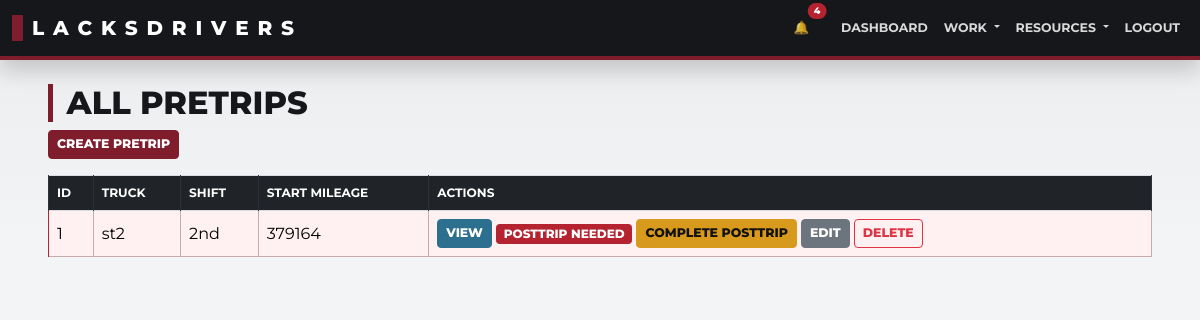
Page /list_pretrips (signed in) on the committed database.
### app/models/trip.py (models this page shows)
class PreTrip(db.Model):
    __tablename__ = "pretrip"
    id = db.Column(db.Integer, primary_key=True)
    user_id = db.Column(db.Integer, db.ForeignKey("user.id"), nullable=False)
    truck_number = db.Column(db.String(50))
    trailer_number = db.Column(db.String(50))
    pretrip_date = db.Column(db.Date, default=date.today)
    shift = db.Column(db.String(10))
    start_mileage = db.Column(db.Integer)
    truck_type = db.Column(db.String(20))
    oil_system_status = db.Column(db.String(20))
    tires_ok = db.Column(db.Boolean, default=False)
    tires_status = db.Column(db.String(50))
    cab_doors_windows = db.Column(db.Boolean, default=False)
    body_doors = db.Column(db.Boolean, default=False)
    oil_leak = db.Column(db.Boolean, default=False)
    grease_leak = db.Column(db.Boolean, default=False)
    coolant_leak = db.Column(db.Boolean, default=False)
    fuel_leak = db.Column(db.Boolean, default=False)
    gc_no_defects = db.Column(db.Boolean, default=False)
    gauges_warning = db.Column(db.Boolean, default=False)
    wipers = db.Column(db.Boolean, default=False)
    horn = db.Column(db.Boolean, default=False)
    heater_defroster = db.Column(db.Boolean, default=False)
    mirrors = db.Column(db.Boolean, default=False)
    seat_belts_steering = db.Column(db.Boolean, default=False)
    clutch = db.Column(db.Boolean, default=False)
    service_brakes = db.Column(db.Boolean, default=False)
    parking_brake = db.Column(db.Boolean, default=False)
    emergency_brakes = db.Column(db.Boolean, default=False)
    triangles = db.Column(db.Boolean, default=False)
    fire_extinguisher = db.Column(db.Boolean, default=False)
    safety_equipment = db.Column(db.Boolean, default=False)
    incab_no_defects = db.Column(db.Boolean, default=False)
    oil_level = db.Column(db.Boolean, default=False)
    coolant_level = db.Column(db.Boolean, default=False)
    belts = db.Column(db.Boolean, default=False)
    hoses = db.Column(db.Boolean, default=False)
    ec_no_defects = db.Column(db.Boolean, default=False)
    lights_working = db.Column(db.Boolean, default=False)
    reflectors = db.Column(db.Boolean, default=False)
    suspension = db.Column(db.Boolean, default=False)
    tires = db.Column(db.Boolean, default=False)
    wheels_rims = db.Column(db.Boolean, default=False)
    battery = db.Column(db.Boolean, default=False)
    exhaust = db.Column(db.Boolean, default=False)
    brakes = db.Column(db.Boolean, default=False)
    air_lines = db.Column(db.Boolean, default=False)
    light_line = db.Column(db.Boolean, default=False)
    fifth_wheel = db.Column(db.Boolean, default=False)
    coupling = db.Column(db.Boolean, default=False)
    tie_downs = db.Column(db.Boolean, default=False)
    rear_end_protection = db.Column(db.Boolean, default=False)
    exterior_no_defects = db.Column(db.Boolean, default=False)
    towed_bodydoors = db.Column(db.Boolean, default=False)
    towed_tiedowns = db.Column(db.Boolean, default=False)
    towed_lights = db.Column(db.Boolean, default=False)
    towed_reflectors = db.Column(db.Boolean, default=False)
    towed_suspension = db.Column(db.Boolean, default=False)
    towed_tires = db.Column(db.Boolean, default=False)
    towed_wheels = db.Column(db.Boolean, default=False)
    towed_brakes = db.Column(db.Boolean, default=False)
    towed_landing_gear = db.Column(db.Boolean, default=False)
    towed_kingpin = db.Column(db.Boolean, default=False)
    towed_fifthwheel = db.Column(db.Boolean, default=False)
    towed_othercoupling = db.Column(db.Boolean, default=False)
    towed_rearend = db.Column(db.Boolean, default=False)
    towed_no_defects = db.Column(db.Boolean, default=False)
    damage_report = db.Column(db.Text)
    created_at = db.Column(db.DateTime, default=datetime.utcnow)
    updated_at = db.Column(db.DateTime, onupdate=datetime.utcnow)
    deleted_at = db.Column(db.DateTime, nullable=True)
    deleted_by_id = db.Column(db.Integer, db.ForeignKey("user.id"), nullable=True)
    deleted_by = db.relationship("User", foreign_keys=[deleted_by_id])
    posttrip = db.relationship("PostTrip", uselist=False, backref="pretrip")

### app/blueprints/driver/routes.py (the view)
@bp.route("/list_pretrips")
@login_required
def list_pretrips():
    if current_user.role == "management":
        pretrips = _active_pretrips_query().order_by(PreTrip.created_at.desc()).all()
    else:
        pretrips = (
            _active_pretrips_query().filter_by(user_id=current_user.id)
            .order_by(PreTrip.created_at.desc())
            .all()
        )
    return render_template(
        "list_pretrips.html",
        pretrips=pretrips,
        today_local_date=_today_local_date(),
    )

### app/blueprints/auth/routes.py (called while the page is built)
@login_manager.user_loader
def load_user(user_id):
    return User.query.get(int(user_id))

### app/blueprints/driver/routes.py (called while the page is built)
@bp.before_request
def require_driver_role_for_driver_actions():
    endpoint = (request.endpoint or "").removeprefix("driver.")
    if endpoint not in DRIVER_ONLY_ENDPOINTS:
        return None
    if restore_role_user("driver"):
        return None
    flash("Driver credentials required.", "warning")
    return redirect(
        url_for("auth.login", next=_requested_url(), required_role="driver")
    )

def _today_local_date():
    return datetime.now(pytz.timezone("America/Detroit")).date()

def _active_pretrips_query():
    return PreTrip.query.filter(PreTrip.deleted_at.is_(None))

### app/services/plant_addresses.py (called while the page is built)
def register_context_processors(app):
    @app.context_processor
    def inject_plant_addresses():
        return dict(PLANT_ADDRESSES=PLANT_ADDRESSES, PLANT_LABELS=PLANT_LABELS)

### app/services/role_session.py (called while the page is built)
def restore_role_user(required_role):
    return current_user.is_authenticated and current_user.role == required_role

### templates/list_pretrips.html
{% extends "base.html" %}
{% block content %}
<div class="container">
  {% set pretrip_view_endpoint = 'manager.view_pretrip' if current_user.role == 'management' else 'driver.view_pretrip' %}
  <h2 class="mt-3">All PreTrips</h2>
  {% if current_user.role == 'driver' %}
    <a href="{{ url_for('driver.new_pretrip') }}" class="btn btn-sm btn-primary mb-3">
      Create PreTrip
    </a>
  {% endif %}
  {% if pretrips %}
    <table class="table table-bordered">
      <thead>
        <tr>
          <th>ID</th>
          <th>Truck</th>
          <th>Shift</th>
          <th>Start Mileage</th>
          <th>Actions</th>
        </tr>
      </thead>
      <tbody>
        {% for pt in pretrips %}
        <tr class="{% if not pt.posttrip %}table-danger{% endif %}">
          <td>{{ pt.id }}</td>
          <td>{{ pt.truck_number }}</td>
          <td>{{ pt.shift }}</td>
          <td>{{ pt.start_mileage or "N/A" }}</td>
          <td>
            {% set can_manage_pretrip = current_user.role == 'driver' and pt.user_id == current_user.id %}
            {% set can_delete_pretrip = can_manage_pretrip and pt.pretrip_date == today_local_date %}
            <div class="d-flex flex-wrap gap-1">
              <a href="{{ url_for(pretrip_view_endpoint, pretrip_id=pt.id) }}" class="btn btn-sm btn-info">View</a>
              {% if pt.posttrip %}
                <span class="badge bg-success align-self-center">PostTrip Done</span>
              {% else %}
                <span class="badge bg-danger align-self-center">PostTrip Needed</span>
                {% if can_manage_pretrip %}
                  <a href="{{ url_for('driver.do_posttrip', pretrip_id=pt.id) }}" class="btn btn-sm btn-warning">
                    Complete PostTrip
                  </a>
                {% endif %}
              {% endif %}
              {% if can_manage_pretrip %}
                <a href="{{ url_for('driver.edit_pretrip_entry', pretrip_id=pt.id) }}" class="btn btn-sm btn-secondary">
                  Edit
                </a>
              {% endif %}
              {% if can_delete_pretrip %}
                <form action="{{ url_for('driver.delete_pretrip', pretrip_id=pt.id) }}" method="POST" class="d-inline" onsubmit="return confirm('Delete this PreTrip?');">
                  <button type="submit" class="btn btn-sm btn-outline-danger">Delete</button>
                </form>
              {% endif %}
            </div>
          </td>
        </tr>
        {% endfor %}
      </tbody>
    </table>
  {% else %}
    <p>No PreTrip records.</p>
  {% endif %}
</div>
{% endblock %}

### static/css/style.css (style rules this page uses)
:root { --ld-ink: #15171a; --ld-panel: #202328; --ld-panel-2: #2d3138; --ld-maroon: #7f1d2d; --ld-maroon-dark: #5c1320; --ld-steel: #6f7782; --ld-line: #d9dde3; --ld-paper: #ffffff; --ld-bg: #f3f4f6; --ld-muted: #6b7280; --ld-success: #237a4b; --ld-warning: #d89a1d; --ld-danger: #b4232f; --ld-info: #2d6f8f; --bs-primary: var(--ld-maroon); --bs-secondary: var(--ld-steel); --bs-danger: var(--ld-danger); --bs-success: var(--ld-success); --bs-warning: var(--ld-warning); --bs-info: var(--ld-info); --bs-dark: var(--ld-ink); }
html, body { background: var(--ld-bg) !important; color: var(--ld-ink); }
body { font-family: Montserrat, Arial, sans-serif; }
.container > h1, .container > h2, .container > h3, .card-header, .table thead th { text-transform: uppercase; }
.container > h1, .container > h2, .container > h3 { color: var(--ld-ink); font-weight: 800; border-left: 5px solid var(--ld-maroon); padding-left: 0.85rem; }
.btn { border-radius: 4px !important; font-weight: 750 !important; text-transform: uppercase; font-size: 0.78rem !important; }
.btn-primary, .btn-success { background: var(--ld-maroon) !important; border-color: var(--ld-maroon) !important; }
.btn-info { background: var(--ld-info) !important; border-color: var(--ld-info) !important; color: #fff !important; }
.btn-warning { background: var(--ld-warning) !important; border-color: var(--ld-warning) !important; color: #111 !important; }
.table { background: #fff; border: 1px solid var(--ld-line); }
.table thead th { background: var(--ld-panel); color: #fff; border-color: var(--ld-panel-2); font-size: 0.76rem; }
.table td, .table th { vertical-align: middle; }
.table-danger { --bs-table-bg: #fff0f2; --bs-table-striped-bg: #f9e6e9; border-left: 5px solid var(--ld-danger); }
.badge { border-radius: 4px; font-weight: 800; text-transform: uppercase; }
.bg-danger { background-color: var(--ld-danger) !important; }

### templates/base.html (style rules this page uses)
body { font-family: 'Montserrat', sans-serif; background-color: #f9f9f9; margin: 0; padding: 0; }
.btn, .dropdown-item { overflow-wrap: normal; word-break: normal; }
.table th, .table td { overflow-wrap: normal; word-break: normal; }
.d-flex, .row, [class*="col-"] { min-width: 0; }

### rows in the picture
PreTrip: id "1", truck_number "st2", shift "2nd", start_mileage "379164"
